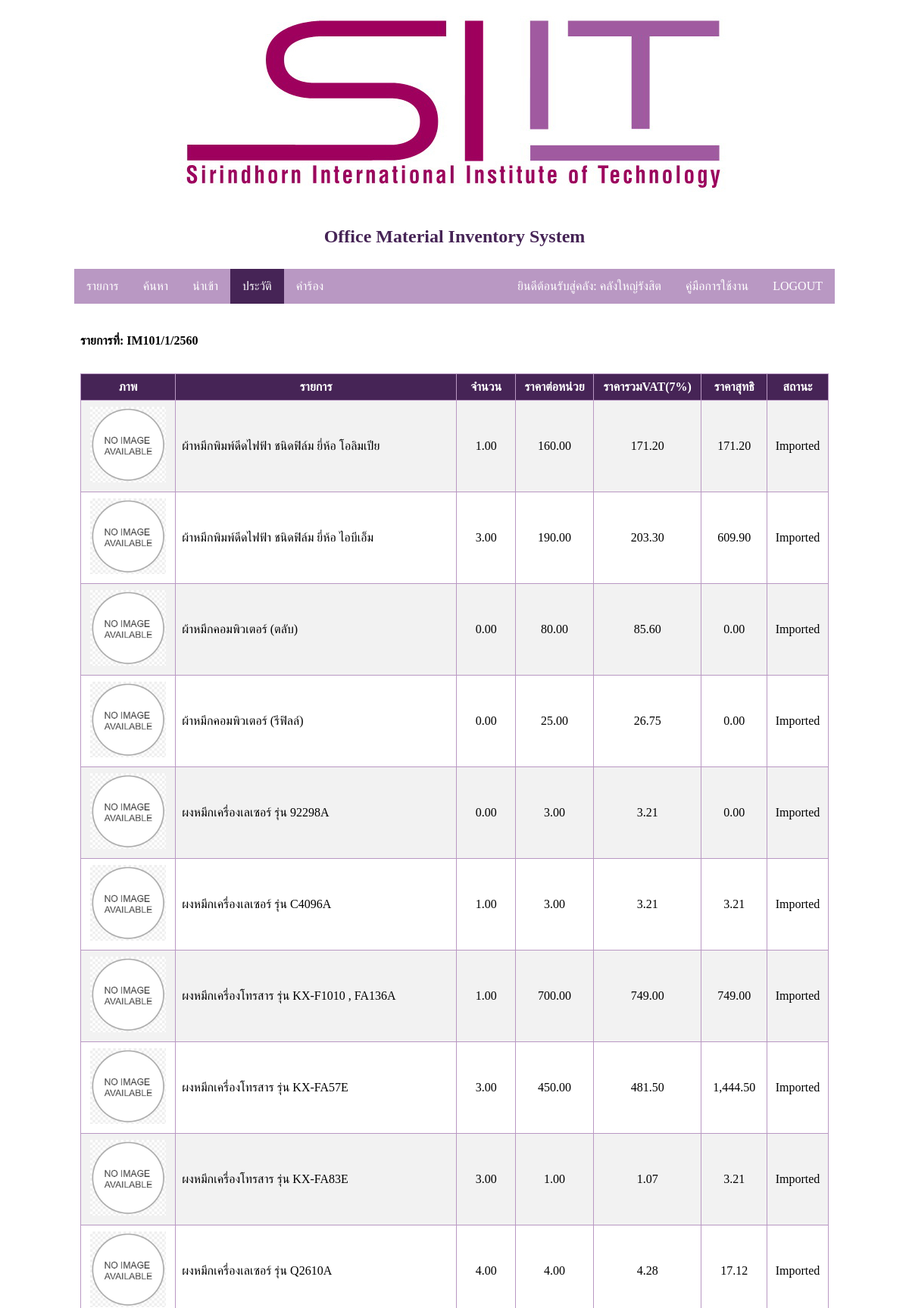
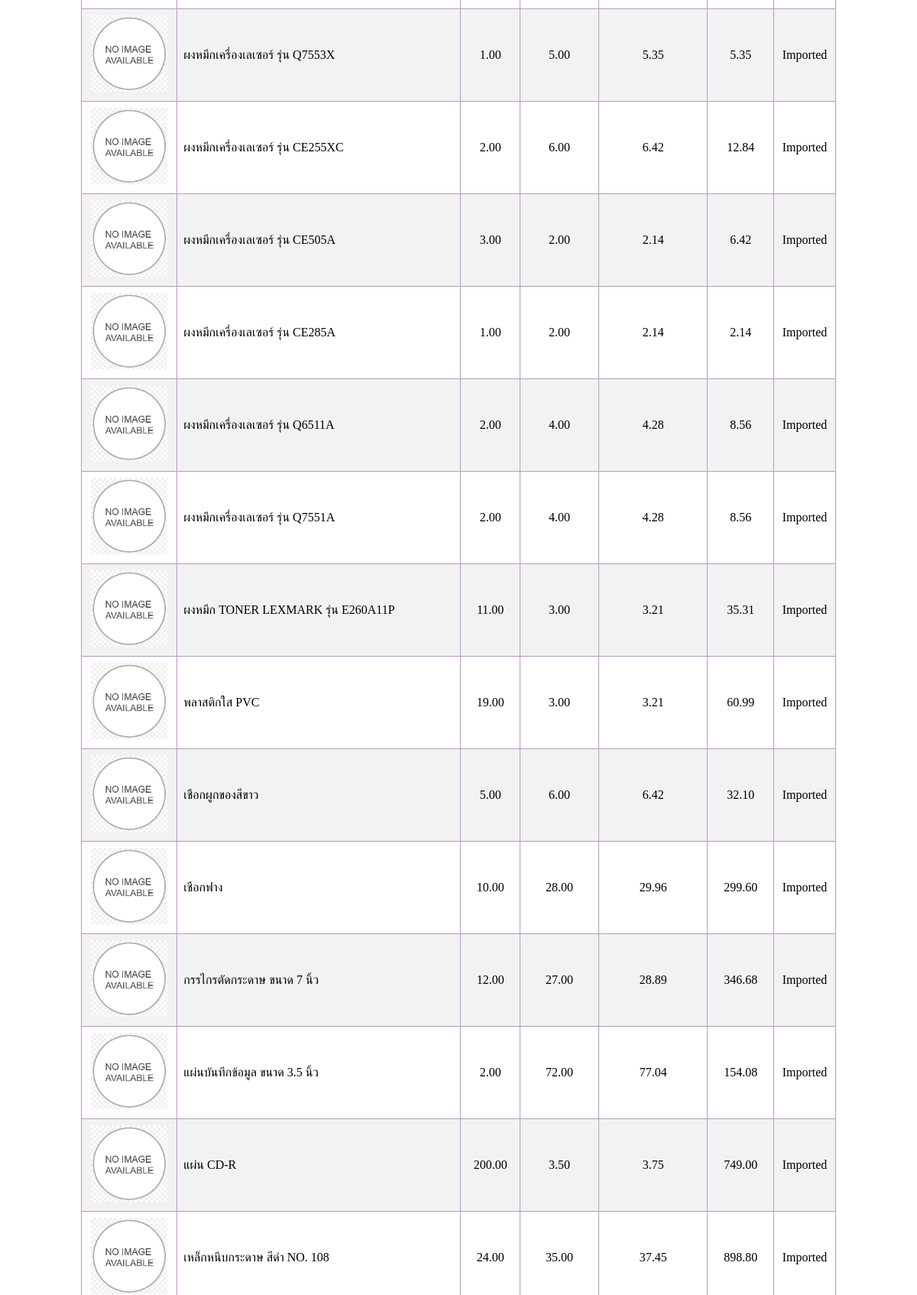
Screenshot of /h_detail.php?ID=1 (signed in, upper part) with the database file from the repository (2 pictures, top to bottom).
### tables this page shows
CREATE TABLE `history` (
  `ID` int(200) NOT NULL,
  `Type` int(5) NOT NULL,
  `Date` timestamp NOT NULL DEFAULT CURRENT_TIMESTAMP,
  `User` varchar(25) NOT NULL,
  `From_stock` varchar(10) NOT NULL,
  `To_stock` varchar(10) NOT NULL,
  `TRcode` varchar(20) NOT NULL,
  `NumCount` int(10) NOT NULL,
  `Year` int(5) NOT NULL,
  `order_number` varchar(20) DEFAULT NULL,
  `Note` text,
  `status` varchar(10) NOT NULL
);

CREATE TABLE `detail` (
  `Detail_ID` int(200) NOT NULL,
  `Type` int(5) NOT NULL,
  `Order_ID` int(200) NOT NULL,
  `Item_ID` int(200) NOT NULL,
  `Quantity` int(5) NOT NULL,
  `CostPerUnit` float NOT NULL DEFAULT '0',
  `status` varchar(10) NOT NULL
);

CREATE TABLE `rs_stock` (
  `ID` int(11) NOT NULL,
  `Pic` varchar(255) NOT NULL,
  `Code` varchar(255) NOT NULL,
  `Full_Name` varchar(255) NOT NULL,
  `QLeft` int(255) NOT NULL,
  `Unit` varchar(255) NOT NULL
);

### h_detail.php (the view, shortened to what this page needs)
<?php
	require_once('connect.php');
	$ID = $_GET["ID"];
	$orderNO = $_GET["orderNO"];
	$branch = $_SESSION['ubranch'];
	$itemname = array();
	$i = 0;
	$price = 0;
?>
<!DOCTYPE HTML>
<html>
	<head>
		<link rel="stylesheet" type="text/css" href="style.css">
	</head>
	<div id="wrapper">
		<body>
			<div id="div_header" class="noprint">
			<center><img src="logo.jpg" alt="logo"></center>
			<br>
			<center><h1>Office Material Inventory System</center>
			</div>
			<div id="div_subhead">
				<ul>
					<li><a href="index.php">รายการ</a></li>
					<li><a href="search.php">ค้นหา</a></li>
					<li>
						<div class="dropdown">
						<a href="add.php">นำเข้า</a>
						</div>
					</li>
					<li><a class="active" href="selectyearhistory.php">ประวัติ</a></li>
					<li><a href="request.php">คำร้อง</a></li>
					<li style="float:right"><a href="logout.php">LOGOUT</a></li>
					<li style="float:right"><a href="manual.php">คู่มือการใช้งาน</a></li>
					<li style="float:right">
						<div class="dropdown">
							<a href="changepass.php">ยินดีต้อนรับสู่คลัง: <?php echo $_SESSION['branchfullname']; ?> </b></a>
						</div>
					</li>
				</ul>
			</div>
			<div id="div_main">
				<div id="div_content">
					<?php if(!$orderNO==""){
						$q="select TRcode, NumCount, Year from history where ID = $ID";
						$result=$objCon->query($q);
						if(!$result){
							echo "Select failed. Error: ".$objCon->error ;
						}
						$row=$result->fetch_array();
						echo("<h3>รายการที่: ".$row['TRcode']."/".$row['NumCount']."/".$row['Year']."</h3><br>");
					?>
						<table id="tb3">
							<?php
							$p="select * from import_list where Order_ID = '$ID'";
							$result2=$objCon->query($p);
							if(!$result2){
								echo "Select failed. Error: ".$objCon->error ;
							}
							while($row2=$result2->fetch_array()){?>
								<tr>
									<center>
										<th><img src="pencil.png" width="15" height="15"> รายการสั่งซื้อเลขที่: <?=$row2['Number']?></th>
										<th><img src="pencil.png" width="15" height="15"> จากบริษัท: <?=$row2['Supplier']?></th>
									</center>
								</tr>
								<tr>
									<center>
										<th><img src="pencil.png" width="15" height="15"> วันที่นำเข้า: <?=$row2['Date']?></th>
										<th><img src="pencil.png" width="15" height="15"> หมายเหตุ: <?=$row2['Note']?></th>
									</center>
								</tr>
							<?php } ?>
						</table>
						<br>
						<?php
							$qqq="select $branch.ID from $branch, detail where $branch.ID = detail.Item_ID AND detail.Order_ID = $ID";
							$result11=$objCon->query($qqq);
							if(!$result11){
								echo "Select failed. Error: ".$objCon->error ;
							}
							while($row11=$result11->fetch_array()){
								$itemname[$i] = $row11['ID'];
								$i++;
							}
							$i = 0;
							for($i=0;$i<count($itemname);$i++){
								$qq="select Full_Name from $branch where ID = $itemname[$i]";
								$result1=$objCon->query($qq);
								if(!$result1){
									echo "Select failed. Error: ".$objCon->error ;
								}
								$row1=$result1->fetch_array();
								$itemname[$i] = $row1['Full_Name'];
							}
						?>
						<div align="right">
							<a onclick="delpage()" class="button1">ลบใบสั่งซื้อนี้</a>
						</div>
						<table id="tb0">
							<tr>
								<th><center>รายการ</center></th>
								<th><center>จำนวน</center></th>
								<th><center>ราคาต่อหน่วย(บาท)</center></th>
								<th><center>ราคาต่อหน่วย(VAT 7%)</center></th>
								<th><center>ราคาสุทธิ</center></th>
							</tr>
							<?php
							$i = 0;
							$q="select * from detail where detail.Order_ID = $ID";
							$result=$objCon->query($q);
							if(!$result){
								echo "Select failed. Error: ".$objCon->error ;
							}
							while($row=$result->fetch_array()){?>
								<tr>
									<center>
										<td><?php echo($itemname[$i]);?></td>
										<td><center><?=$row['Quantity']?></center></td>
										<td><center><?=number_format($row['CostPerUnit'],2)?></center></td>
										<td><center><?=number_format($row['CostPerUnit']*(1.07),2)?></center></td>
										<td><center>
											<?php
												echo(number_format($row['CostPerUnit']*(1.07)*$row['Quantity'],2));
												$price += $row['CostPerUnit']*(1.07)*$row['Quantity'];
											?>
										</center></td>
									</center>
								</tr>
							<?php $i++;
							} ?>
						</table>
						<br>
						<div align="right"><b><u>ราคาสุทธิ:</u></b> <?php echo(number_format($price,2)); ?> บาท</div>
					<?php } elseif($orderNO==""){
						$q="select TRcode, NumCount, Year from history where ID = $ID";
						$result=$objCon->query($q);
						$row=$result->fetch_array();
						echo("<h3>รายการที่: ".$row['TRcode']."/".$row['NumCount']."/".$row['Year']."</h3><br>");
					?>
						<table id="tb0">
							<tr>
								<th><center>ภาพ</center></th>
								<th><center>รายการ</center></th>
								<th><center>จำนวน</center></th>
								<th><center>ราคาต่อหน่วย</center></th>
								<th><center>ราคารวมVAT(7%)</center></th>
								<th><center>ราคาสุทธิ</center></th>
								<th><center>สถานะ</center></th>
							</tr>
							<?php
							$q="select detail.*, $branch.* from detail, $branch where detail.Item_ID = $branch.ID and detail.Order_ID = $ID ORDER BY detail.Item_ID";
							$result=$objCon->query($q);
							while($row=$result->fetch_array()){?>
								<tr>
									<center>
										<td><center><img src="<?=$row['Pic'] ?>" height="100" width="100"></center></td>
										<td><?=$row['Full_Name']?></td>
										<td><center><?=number_format($row['Quantity'],2)?></center></td>
										<td><center><?=number_format($row['CostPerUnit'],2)?></center></td>
										<td><center><?php echo(number_format($row['CostPerUnit']*(107/100),2));?></center></td>
										<td>
											<center>
												<?php
													echo(number_format($row['CostPerUnit']*(107/100 * $row['Quantity']),2));
												?>
											</center>
										</td>
										<td><center><?=$row['status']?></center></td>
									</center>
								</tr>
							<?php } ?>
						</table>
						<br>
					<?php } ?>
				</div>
			</div>
		</body>
	</div>
</html>

### style.css (style rules this page uses)
* { font-size: 100%; font-family: Tahoma; }
#wrapper { margin-left:auto; margin-right:auto; width:85%; }
h1 { display: block; font-size: 1.5em; color: rgb(70,36,86); font-weight: bold; }
body { margin:0px; font-family:sans-serif; }
div#div_main { position:relative; }
div#div_header { padding:0.3em; color:black; }
div#div_subhead { position:relative; padding:0.5em; }
div#div_content { background-color:white; margin-left:0; margin-right:0; padding:1em; min-height: 400px; }
ul { list-style-type: none; margin: 0; padding: 0; overflow: hidden; background-color: rgb(185,152,195); }
li { float: left; }
li a, .dropbtn { display: inline-block; color: white; text-align: center; padding: 14px 16px; text-decoration: none; }
.active { background-color: rgb(70,36,86); }
table { border-collapse: collapse; width: 100%; }
th, td { padding: 8px; }
table#tb0 { border-collapse: collapse; width: 100%; height: 100%; }
table#tb0 th, td { text-align: left; padding: 8px; color: black; border: 1px solid rgb(185,152,195); }
table#tb0 tr:nth-child(even) { background-color: #f2f2f2; }
table#tb0 th { background-color: rgb(70,36,86); color: white; }

### rows the page displays
history: TRcode "IM101", NumCount "1", Year "2560"
detail: rs_stock.Pic (placeholder picture), rs_stock.Full_Name "ผ้าหมึกพิมพ์ดีดไฟฟ้า ชนิดฟิล์ม ยี่ห้อ โอลิมเปีย", Quantity "1.00", CostPerUnit "160.00", $row['CostPerUnit']*(107/100) "171.20", $row['CostPerUnit']*(107/100 * $row['Quantity']) "171.20", status "Imported"
detail: rs_stock.Pic (placeholder picture), rs_stock.Full_Name "ผ้าหมึกพิมพ์ดีดไฟฟ้า ชนิดฟิล์ม ยี่ห้อ ไอบีเอ็ม", Quantity "3.00", CostPerUnit "190.00", $row['CostPerUnit']*(107/100) "203.30", $row['CostPerUnit']*(107/100 * $row['Quantity']) "609.90", status "Imported"
detail: rs_stock.Pic (placeholder picture), rs_stock.Full_Name "ผ้าหมึกคอมพิวเตอร์ (ตลับ)", Quantity "0.00", CostPerUnit "80.00", $row['CostPerUnit']*(107/100) "85.60", $row['CostPerUnit']*(107/100 * $row['Quantity']) "0.00", status "Imported"
detail: rs_stock.Pic (placeholder picture), rs_stock.Full_Name "ผ้าหมึกคอมพิวเตอร์ (รีฟิลล์)", Quantity "0.00", CostPerUnit "25.00", $row['CostPerUnit']*(107/100) "26.75", $row['CostPerUnit']*(107/100 * $row['Quantity']) "0.00", status "Imported"
detail: rs_stock.Pic (placeholder picture), rs_stock.Full_Name "ผงหมึกเครื่องเลเซอร์ รุ่น 92298A", Quantity "0.00", CostPerUnit "3.00", $row['CostPerUnit']*(107/100) "3.21", $row['CostPerUnit']*(107/100 * $row['Quantity']) "0.00", status "Imported"
detail: rs_stock.Pic (placeholder picture), rs_stock.Full_Name "ผงหมึกเครื่องเลเซอร์ รุ่น C4096A", Quantity "1.00", CostPerUnit "3.00", $row['CostPerUnit']*(107/100) "3.21", $row['CostPerUnit']*(107/100 * $row['Quantity']) "3.21", status "Imported"
detail: rs_stock.Pic (placeholder picture), rs_stock.Full_Name "ผงหมึกเครื่องโทรสาร รุ่น KX-F1010 , FA136A", Quantity "1.00", CostPerUnit "700.00", $row['CostPerUnit']*(107/100) "749.00", $row['CostPerUnit']*(107/100 * $row['Quantity']) "749.00", status "Imported"
detail: rs_stock.Pic (placeholder picture), rs_stock.Full_Name "ผงหมึกเครื่องโทรสาร รุ่น KX-FA57E", Quantity "3.00", CostPerUnit "450.00", $row['CostPerUnit']*(107/100) "481.50", $row['CostPerUnit']*(107/100 * $row['Quantity']) "1,444.50", status "Imported"
detail: rs_stock.Pic (placeholder picture), rs_stock.Full_Name "ผงหมึกเครื่องโทรสาร รุ่น KX-FA83E", Quantity "3.00", CostPerUnit "1.00", $row['CostPerUnit']*(107/100) "1.07", $row['CostPerUnit']*(107/100 * $row['Quantity']) "3.21", status "Imported"
detail: rs_stock.Pic (placeholder picture), rs_stock.Full_Name "ผงหมึกเครื่องเลเซอร์ รุ่น Q2610A", Quantity "4.00", CostPerUnit "4.00", $row['CostPerUnit']*(107/100) "4.28", $row['CostPerUnit']*(107/100 * $row['Quantity']) "17.12", status "Imported"
detail: rs_stock.Pic (placeholder picture), rs_stock.Full_Name "ผงหมึกเครื่องเลเซอร์ รุ่น Q7553X", Quantity "1.00", CostPerUnit "5.00", $row['CostPerUnit']*(107/100) "5.35", $row['CostPerUnit']*(107/100 * $row['Quantity']) "5.35", status "Imported"
detail: rs_stock.Pic (placeholder picture), rs_stock.Full_Name "ผงหมึกเครื่องเลเซอร์ รุ่น CE255XC", Quantity "2.00", CostPerUnit "6.00", $row['CostPerUnit']*(107/100) "6.42", $row['CostPerUnit']*(107/100 * $row['Quantity']) "12.84", status "Imported"
detail: rs_stock.Pic (placeholder picture), rs_stock.Full_Name "ผงหมึกเครื่องเลเซอร์ รุ่น CE505A", Quantity "3.00", CostPerUnit "2.00", $row['CostPerUnit']*(107/100) "2.14", $row['CostPerUnit']*(107/100 * $row['Quantity']) "6.42", status "Imported"
detail: rs_stock.Pic (placeholder picture), rs_stock.Full_Name "ผงหมึกเครื่องเลเซอร์ รุ่น CE285A", Quantity "1.00", CostPerUnit "2.00", $row['CostPerUnit']*(107/100) "2.14", $row['CostPerUnit']*(107/100 * $row['Quantity']) "2.14", status "Imported"
detail: rs_stock.Pic (placeholder picture), rs_stock.Full_Name "ผงหมึกเครื่องเลเซอร์ รุ่น Q6511A", Quantity "2.00", CostPerUnit "4.00", $row['CostPerUnit']*(107/100) "4.28", $row['CostPerUnit']*(107/100 * $row['Quantity']) "8.56", status "Imported"
detail: rs_stock.Pic (placeholder picture), rs_stock.Full_Name "ผงหมึกเครื่องเลเซอร์ รุ่น Q7551A", Quantity "2.00", CostPerUnit "4.00", $row['CostPerUnit']*(107/100) "4.28", $row['CostPerUnit']*(107/100 * $row['Quantity']) "8.56", status "Imported"
detail: rs_stock.Pic (placeholder picture), rs_stock.Full_Name "ผงหมึก TONER LEXMARK รุ่น E260A11P", Quantity "11.00", CostPerUnit "3.00", $row['CostPerUnit']*(107/100) "3.21", $row['CostPerUnit']*(107/100 * $row['Quantity']) "35.31", status "Imported"
detail: rs_stock.Pic (placeholder picture), rs_stock.Full_Name "พลาสติกใส PVC", Quantity "19.00", CostPerUnit "3.00", $row['CostPerUnit']*(107/100) "3.21", $row['CostPerUnit']*(107/100 * $row['Quantity']) "60.99", status "Imported"
detail: rs_stock.Pic (placeholder picture), rs_stock.Full_Name "เชือกผูกของสีขาว", Quantity "5.00", CostPerUnit "6.00", $row['CostPerUnit']*(107/100) "6.42", $row['CostPerUnit']*(107/100 * $row['Quantity']) "32.10", status "Imported"
detail: rs_stock.Pic (placeholder picture), rs_stock.Full_Name "เชือกฟาง", Quantity "10.00", CostPerUnit "28.00", $row['CostPerUnit']*(107/100) "29.96", $row['CostPerUnit']*(107/100 * $row['Quantity']) "299.60", status "Imported"
detail: rs_stock.Pic (placeholder picture), rs_stock.Full_Name "กรรไกรตัดกระดาษ ขนาด 7 นิ้ว", Quantity "12.00", CostPerUnit "27.00", $row['CostPerUnit']*(107/100) "28.89", $row['CostPerUnit']*(107/100 * $row['Quantity']) "346.68", status "Imported"
detail: rs_stock.Pic (placeholder picture), rs_stock.Full_Name "แผ่นบันทึกข้อมูล ขนาด 3.5 นิ้ว", Quantity "2.00", CostPerUnit "72.00", $row['CostPerUnit']*(107/100) "77.04", $row['CostPerUnit']*(107/100 * $row['Quantity']) "154.08", status "Imported"
detail: rs_stock.Pic (placeholder picture), rs_stock.Full_Name "แผ่น CD-R", Quantity "200.00", CostPerUnit "3.50", $row['CostPerUnit']*(107/100) "3.75", $row['CostPerUnit']*(107/100 * $row['Quantity']) "749.00", status "Imported"
detail: rs_stock.Pic (placeholder picture), rs_stock.Full_Name "เหล็กหนีบกระดาษ สีดำ NO. 108", Quantity "24.00", CostPerUnit "35.00", $row['CostPerUnit']*(107/100) "37.45", $row['CostPerUnit']*(107/100 * $row['Quantity']) "898.80", status "Imported"

### other values shown
$_SESSION['branchfullname'] "คลังใหญ่รังสิต"
